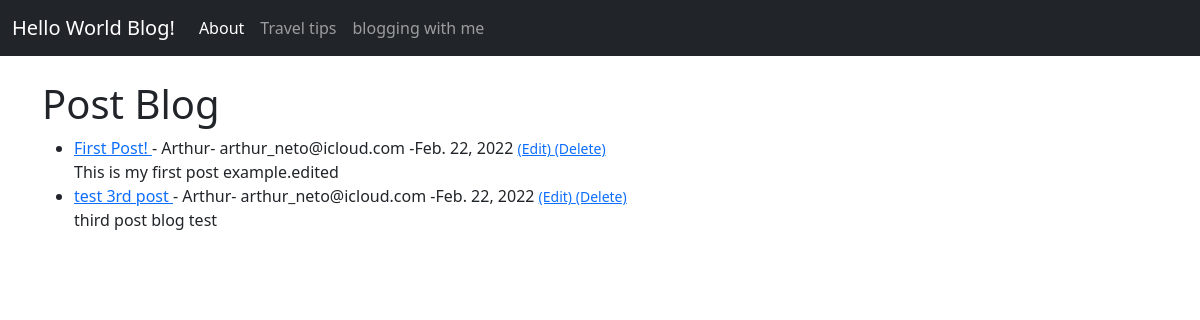
Before: / with the older database file.
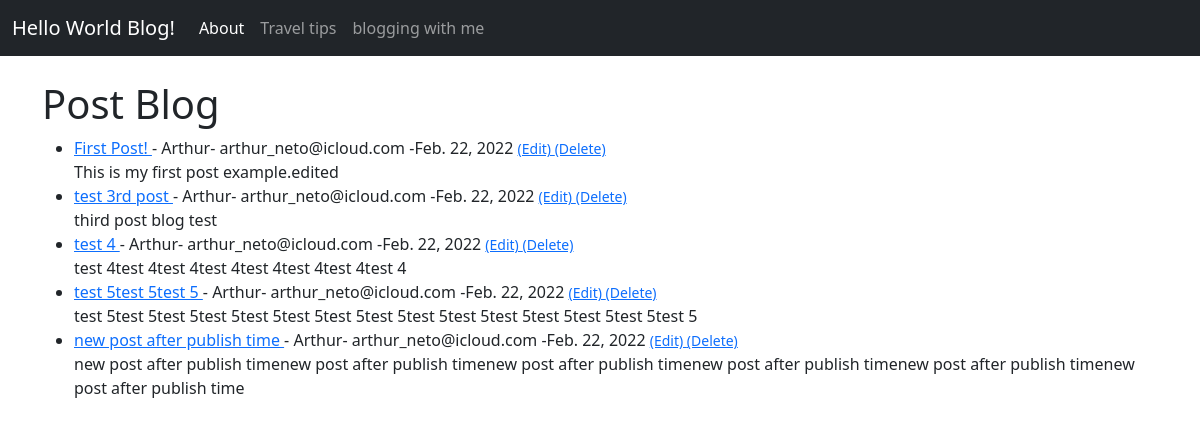
After: the same page with the newer database file.
### world/models.py (models this page shows, shortened)
class Post(models.Model):
    title = models.CharField(max_length=255)
    title_tag = models.CharField(max_length=255)
    author = models.ForeignKey(User, on_delete=models.CASCADE)
    body = models.TextField()
    publish_date =  models.DateField(auto_now_add=True)

### world/views.py (the view)
# urls.py: path('', IndexView.as_view(), name="index"),
class IndexView(ListView):
    model = Post
    template_name = 'index.html'
    ordering = ['-publish_date']

### world/templates/index.html
{% extends 'base.html' %}
{% block content %}
<h1>Post Blog</h1>
<ul>
    {% for post in object_list%}
    <li><a href="{% url 'details-article' post.pk %}">{{ post.title }} </a>-
        {{ post.author.first_name }}- {{ post.author.email }} -{{ post.publish_date }}
        <small><a href="{% url 'update_post' post.pk %}">(Edit) </small></a>
        <small><a href="{% url 'post_delete' post.pk %}">(Delete) </small></a><br/>
        {{ post.body }}
    </li>
    {% endfor%}
</ul>
{% endblock %}

### world/templates/base.html (shortened to what this page needs)
<!doctype html>
<html lang="en">
  <head>
    <link href="https://cdn.jsdelivr.net/npm/bootstrap@5.1.3/dist/css/bootstrap.min.css" rel="stylesheet">
  </head>
  <body>
    <nav class="navbar navbar-expand-lg navbar-dark bg-dark">
      <div class="container-fluid">
        <a class="navbar-brand" href="{% url 'index' %}">Hello World Blog!</a>
        <div class="collapse navbar-collapse" id="navbarText">
          <ul class="navbar-nav me-auto mb-2 mb-lg-0">
            <li class="nav-item">
              <a class="nav-link active" aria-current="page" href="#">About</a>
            </li>
            <li class="nav-item">
              <a class="nav-link" href="#">Travel tips</a>
            </li>
            <li class="nav-item">
              <a class="nav-link" href="{% url 'post' %}">blogging with me</a>
            </li>
          </ul>
        </div>
      </div>
    </nav>
  <br/>
    <div class="container">
        {% block content %}
        {% endblock %}
    </div>
  </body>
</html>

Changed rows visible on the page:
added Post: title "test 4", author.first_name "Arthur", author.email "arthur_neto@icloud.com", publish_date "Feb. 22, 2022", body "test 4test 4test 4test 4test 4test 4test 4test 4"
added Post: title "test 5test 5test 5", author.first_name "Arthur", author.email "arthur_neto@icloud.com", publish_date "Feb. 22, 2022", body "test 5test 5test 5test 5test 5test 5test 5test 5test 5test 5test 5test 5test 5test 5test 5"
added Post: title "new post after publish time", author.first_name "Arthur", author.email "arthur_neto@icloud.com", publish_date "Feb. 22, 2022", body "new post after publish timenew post after publish timenew post after publish timenew post after publish timenew post after publish timenew post after publish time"
